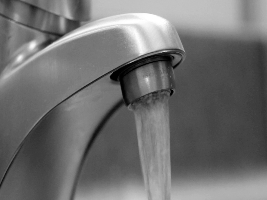
#> input picture data/106.png, 267 x 200 px, given in place of Trui.png, which was not available; the run also reads 1 picture not shown here
$ jupyter execute --allow-errors MK.ipynb   (shell and % lines are left out)   (text cells are left out)
#> lines starting #> are read from the running program, lines starting #| are printed output that depends on the picture; pictures that were not available may be replaced by others from this repository, and a replacement may not be noted
[cell 1]

# %cd /content
# !rm -Rf sample_data
# !rm -Rf vcodec-python
# !git clone https://thomasjacumin666:c5fe0b30b1ea44134487c678a656b0748d248a90@github.com/thomasjacumin666/vcodec-python.git
%cd vcodec-python
# !git checkout dev
# !curl https://colab.chainer.org/install | sh -

[cell 2]
import numpy as np
from PIL import Image
import matplotlib.pyplot as plt
import os
import logging
import cv2
import csv
import math
import colorsys

import vcodec as vcodec

# [27 lines left out: functions vectorToColor, opticalFlowToRGB, openGrayscaleImage, not called in this run]

def applyWhiteNoise(f, w, h, deviation):
    whiteNoise = vcodec.Filters.WhiteNoise(w, h, deviation)
    return whiteNoise.process(f)

# [4 lines left out: function applySpeckleNoise, not called in this run]

def applySPNoise(f, w, h, s, p):
    whiteNoise = vcodec.Filters.SaltPepperNoise(w, h, salt=s, pepper=p)
    return whiteNoise.process(f)

# [34 lines left out: function l2ParabolicInpainting, not called in this run]

[cell 3]
# [110 lines left out: functions computeError, computeAllErrors, not called in this run]

[cell 4]
import numpy as np
import matplotlib.pyplot as plt
from scipy import sparse
#> (the rest of this cell did not finish here and is left out)

#> (a cell that did not finish here is left out)

#> (a cell that did not finish here is left out)

#> (a cell that did not finish here is left out)

[cell 8]
# [22 lines left out: function spaceDiv, not called in this run]

#> (the rest of this cell did not finish here and is left out)

#> (a cell that did not finish here is left out)

#> (a cell that did not finish here is left out)

[cell 11]
alpha = - 12
rho = 5.8

if -32*(alpha+1)**3-108*rho**2 < 0:
  print("racine unique")
  zh = -1/3*(alpha + 1)/np.power(1/4*np.sqrt(2)*rho + 1/6*np.sqrt(4/3*alpha**3 + 4*alpha**2 + 9/2*rho**2 + 4*alpha + 4/3), 1/3)
  zh = zh + np.power(1/4*np.sqrt(2)*rho + 1/6*np.sqrt(4/3*alpha**3 + 4*alpha**2 + 9/2*rho**2 + 4*alpha + 4/3), 1/3)
  alphaH = -zh**2
  rhoH = np.sqrt(2)*zh
else:
  print("racine triple")
  zh = 2*np.sqrt(2/3)*np.sqrt(-alpha-1)*np.cos(1/3*np.arccos(np.power(3/2, 3/2)*rho/np.power(-alpha-1, 3/2)))
  alphaH = -0.5*zh**2
  rhoH = zh

xaxis = np.linspace(-15, 0)
plt.plot(xaxis, np.sqrt(-2*xaxis))
plt.scatter([alpha], [rho], c = 'red')
plt.scatter([alphaH], [rhoH], c = 'blue')
plt.show()
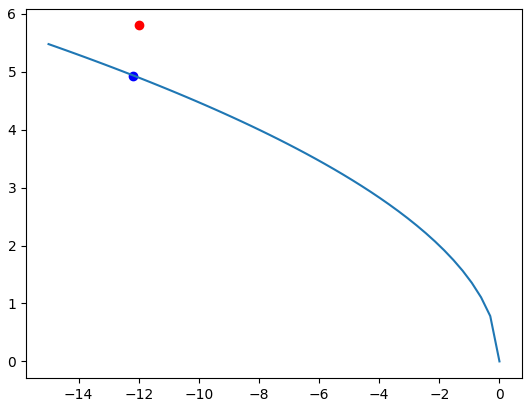
#> figure drawn by matplotlib, 1 panel; curve peaks at x = -15, y = 5.48

[cell 12]
alpha = -22.12
beta1 = -25.75
beta2 = 18.53

if 2*alpha + beta1**2 + beta2**2 <= 0:
  rho = np.sqrt(beta1**2 + beta2**2)
  xaxis = np.linspace(-np.abs(alpha)-5, 0)
  plt.plot(xaxis, np.sqrt(-2*xaxis))
  plt.scatter([alpha], [rho], c = 'red')
  plt.show()
else:
  # on passe (alpha, beta1, beta2) en coordonnées cylindriques (alpha, rho, theta)
  rho = np.sqrt(beta1**2 + beta2**2)
  theta = np.arctan2(beta2, beta1)
  print(theta)

  if -32*(alpha+1)**3-108*rho**2 < 0:
    print("racine unique")
    zh = -1/3*(alpha + 1)/np.power(1/4*np.sqrt(2)*rho + 1/6*np.sqrt(4/3*alpha**3 + 4*alpha**2 + 9/2*rho**2 + 4*alpha + 4/3), 1/3)
    zh = zh + np.power(1/4*np.sqrt(2)*rho + 1/6*np.sqrt(4/3*alpha**3 + 4*alpha**2 + 9/2*rho**2 + 4*alpha + 4/3), 1/3)
    alphaH = -zh**2
    rhoH = np.sqrt(2)*zh
  else:
    print("racine triple")
    zh = 2*np.sqrt(2/3)*np.sqrt(-alpha-1)*np.cos(1/3*np.arccos(np.power(3/2, 3/2)*rho/np.power(-alpha-1, 3/2)))
    alphaH = -0.5*zh**2
    rhoH = zh

  xaxis = np.linspace(-np.abs(alphaH-alpha), 0)
  plt.plot(xaxis, np.sqrt(-2*xaxis))
  plt.scatter([alpha], [rho], c = 'red')
  plt.scatter([alphaH], [rhoH], c = 'blue')
  plt.show()
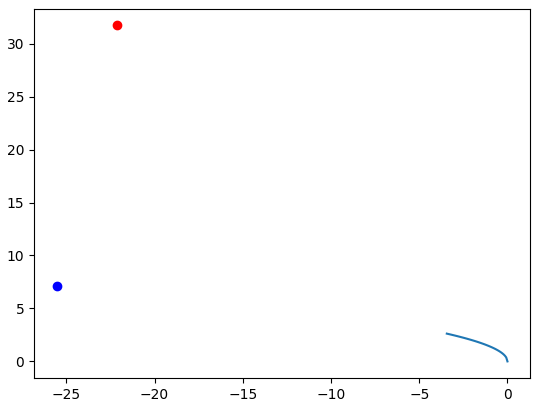
#> figure drawn by matplotlib, 1 panel; curve peaks at x = -3.44, y = 2.62

  # on passe (alphaH, rhoH, theta) en coordonnées carthésiennes (alphaH, beta1H, beta2H)
  beta1H = rhoH*np.cos(theta)
  beta2H = rhoH*np.sin(theta)

  print(alphaH, beta1H, beta2H)

[cell 13]
import numpy as np
from PIL import Image
import matplotlib.pyplot as plt

def openGrayscaleImage(inputPathname):
#> called with inputPathname = 'Trui.png'
  f = np.asarray(Image.open(inputPathname).convert('L'))
#> f is the input picture: shape (200, 267); min 0, max 255, mean 111.6
  w = np.size(f,1)
#> w = 267
  h = np.size(f,0)
#> h = 200
  return f.flatten() / 255, w, h

f, Nx, Ny = openGrayscaleImage("Trui.png")
#> Nx = 267; Ny = 200

#> (the rest of this cell did not finish here and is left out)

[cell 14]
import numpy as np
import cupy as cp

# De CPU à GPU :
x_cpu = np.array([1, 2, 3])
#> (the rest of this cell did not finish here and is left out)

#> (a cell that did not finish here is left out)

[cell 16]
f = np.asarray(Image.open('test.png').convert('RGBA'))
#> f: shape (200, 267, 4)
w = np.size(f,1)
#> w = 267
h = np.size(f,0)
#> h = 200

#> (the rest of this cell did not finish here and is left out)

[cell 17]
r = 1

f1, w, h = openGrayscaleImage("./106.png")
f2, w, h = openGrayscaleImage("./107.png")
Nt = 4
Nx = w
Ny = h
rho0 = f1#0.5*Ny*Nx*f1/np.sum(f1)
rhoT = f2#0.5*Ny*Nx*f2/np.sum(f2)

# [25 lines of commented-out code are left out]

plt.imshow(rho0.reshape([Ny,Nx]), cmap='gray', vmin=0, vmax=1)
plt.show()
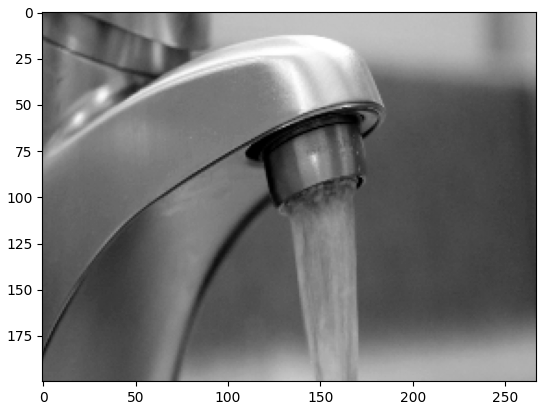
#> figure drawn by matplotlib, 1 panel
plt.imshow(rhoT.reshape([Ny,Nx]), cmap='gray', vmin=0, vmax=1)
plt.show()

# phiPrev = np.zeros(Nt*Nx*Ny)
qPrev = np.zeros([3, Nt*Nx*Ny]) # = [a, b] \to\R^3
mu = np.zeros([3, Nt*Nx*Ny]) # = [rho, m] m\to \R^2

#> (the rest of this cell did not finish here and is left out)

[cell 18]
xn = mu[0,:].reshape([Nt, Nx*Ny])
for n in range(Nt):
  # for i in range(Nx*Ny):
  #   xn[n, i] = mu[0, n*Nx*Ny + i]

  fig = plt.figure()
  ax = fig.add_subplot(111)
  im = ax.imshow(xn[n,:].reshape([Ny,Nx]), cmap='gray', vmin=0, vmax=1)
  fig.colorbar(im)
  plt.show()

  Image.fromarray(np.uint8(255*xn[n,:].reshape([Ny,Nx])), 'L').save("./f_"+str(n)+".png")
#> this loop made 4 passes
#> pass 1, `plt.show()`:
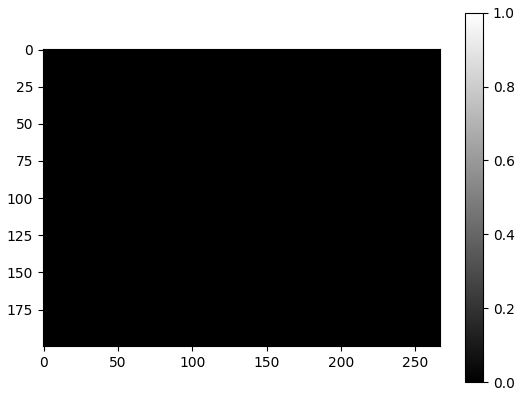
#> figure drawn by matplotlib, 2 panels
